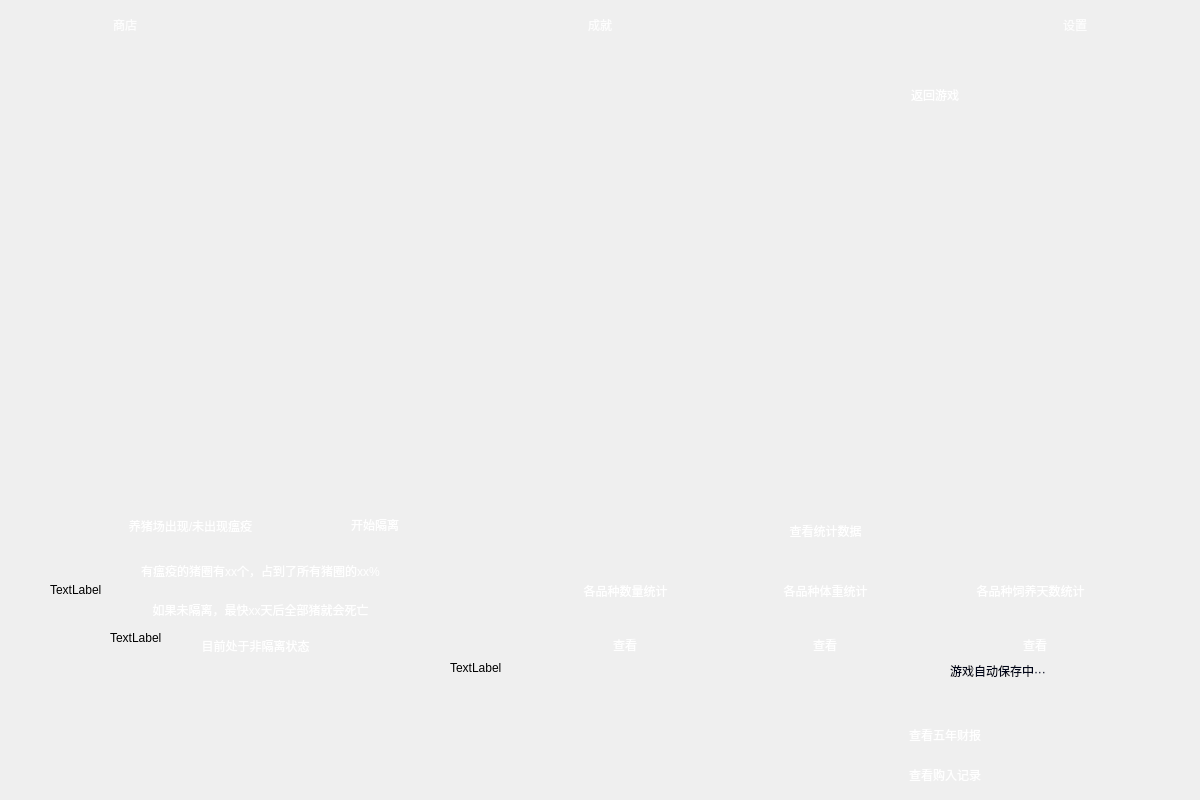
<?xml version="1.0" encoding="UTF-8"?>
<ui version="4.0">
 <class>PigGame</class>
 <widget class="QMainWindow" name="PigGame">
  <property name="geometry">
   <rect>
    <x>0</x>
    <y>0</y>
    <width>1200</width>
    <height>800</height>
   </rect>
  </property>
  <property name="windowTitle">
   <string>MainWindow</string>
  </property>
  <property name="styleSheet">
   <string notr="true"/>
  </property>
  <widget class="QWidget" name="centralwidget">
   <widget class="QLabel" name="backimg">
    <property name="geometry">
     <rect>
      <x>0</x>
      <y>0</y>
      <width>1200</width>
      <height>800</height>
     </rect>
    </property>
    <property name="styleSheet">
     <string notr="true">background-image: url(:/res/res/game3.jpg);</string>
    </property>
    <property name="text">
     <string/>
    </property>
   </widget>
   <widget class="QPushButton" name="btn_honor">
    <property name="geometry">
     <rect>
      <x>525</x>
      <y>0</y>
      <width>150</width>
      <height>50</height>
     </rect>
    </property>
    <property name="styleSheet">
     <string notr="true">background-image: url(:/res/res/startbtn/banzi.png);
font:25pt &quot;方正少儿简体&quot;;
color: rgb(253, 253, 253);</string>
    </property>
    <property name="text">
     <string>成就</string>
    </property>
    <property name="flat">
     <bool>true</bool>
    </property>
   </widget>
   <widget class="QPushButton" name="btn_config">
    <property name="geometry">
     <rect>
      <x>1000</x>
      <y>0</y>
      <width>150</width>
      <height>50</height>
     </rect>
    </property>
    <property name="styleSheet">
     <string notr="true">background-image: url(:/res/res/startbtn/banzi.png);
font:25pt &quot;方正少儿简体&quot;;
color: rgb(253, 253, 253);</string>
    </property>
    <property name="text">
     <string>设置</string>
    </property>
    <property name="flat">
     <bool>true</bool>
    </property>
   </widget>
   <widget class="QPushButton" name="btn_store">
    <property name="geometry">
     <rect>
      <x>50</x>
      <y>0</y>
      <width>150</width>
      <height>50</height>
     </rect>
    </property>
    <property name="styleSheet">
     <string notr="true">background-image: url(:/res/res/startbtn/banzi.png);
font:25pt &quot;方正少儿简体&quot;;
color: rgb(253, 253, 253);</string>
    </property>
    <property name="text">
     <string>商店</string>
    </property>
    <property name="flat">
     <bool>true</bool>
    </property>
   </widget>
   <widget class="QLabel" name="label_2">
    <property name="geometry">
     <rect>
      <x>200</x>
      <y>20</y>
      <width>800</width>
      <height>450</height>
     </rect>
    </property>
    <property name="styleSheet">
     <string notr="true">background-image: url(:/res/res/back_01.png);</string>
    </property>
    <property name="text">
     <string/>
    </property>
   </widget>
   <widget class="QPushButton" name="btn_nextpage">
    <property name="geometry">
     <rect>
      <x>1050</x>
      <y>220</y>
      <width>100</width>
      <height>100</height>
     </rect>
    </property>
    <property name="styleSheet">
     <string notr="true">background-image: url(:/res/res/startbtn/btn_b_over.png);</string>
    </property>
    <property name="text">
     <string/>
    </property>
    <property name="flat">
     <bool>true</bool>
    </property>
   </widget>
   <widget class="QPushButton" name="btn_frontpage">
    <property name="geometry">
     <rect>
      <x>50</x>
      <y>220</y>
      <width>100</width>
      <height>100</height>
     </rect>
    </property>
    <property name="styleSheet">
     <string notr="true">background-image: url(:/res/res/startbtn/btn_b_over_2.png);</string>
    </property>
    <property name="text">
     <string/>
    </property>
    <property name="flat">
     <bool>true</bool>
    </property>
   </widget>
   <widget class="QLabel" name="label_3">
    <property name="geometry">
     <rect>
      <x>50</x>
      <y>490</y>
      <width>1100</width>
      <height>200</height>
     </rect>
    </property>
    <property name="styleSheet">
     <string notr="true">background-image: url(:/res/res/mes_window.png);</string>
    </property>
    <property name="text">
     <string>TextLabel</string>
    </property>
   </widget>
   <widget class="QLabel" name="lb_tips">
    <property name="geometry">
     <rect>
      <x>50</x>
      <y>700</y>
      <width>1100</width>
      <height>100</height>
     </rect>
    </property>
    <property name="styleSheet">
     <string notr="true">background-image: url(:/res/res/mes_window_m.png);
font: 11pt &quot;方正粗圆简体&quot;;
color: rgb(0, 0, 0);</string>
    </property>
    <property name="text">
     <string/>
    </property>
   </widget>
   <widget class="QLabel" name="label_4">
    <property name="geometry">
     <rect>
      <x>110</x>
      <y>630</y>
      <width>68</width>
      <height>15</height>
     </rect>
    </property>
    <property name="text">
     <string>TextLabel</string>
    </property>
   </widget>
   <widget class="QLabel" name="lb_ill_arise">
    <property name="geometry">
     <rect>
      <x>90</x>
      <y>510</y>
      <width>201</width>
      <height>31</height>
     </rect>
    </property>
    <property name="styleSheet">
     <string notr="true">color: rgb(255, 255, 255);
font: 12pt &quot;方正粗圆简体&quot;;</string>
    </property>
    <property name="text">
     <string>养猪场出现/未出现瘟疫</string>
    </property>
    <property name="alignment">
     <set>Qt::AlignCenter</set>
    </property>
   </widget>
   <widget class="QPushButton" name="btn_geli">
    <property name="geometry">
     <rect>
      <x>310</x>
      <y>510</y>
      <width>130</width>
      <height>30</height>
     </rect>
    </property>
    <property name="styleSheet">
     <string notr="true">background-image: url(:/res/res/startbtn/btn_orange.png);
color: rgb(255, 255, 255);
font: 10pt &quot;方正少儿简体&quot;;</string>
    </property>
    <property name="text">
     <string>开始隔离</string>
    </property>
    <property name="flat">
     <bool>true</bool>
    </property>
   </widget>
   <widget class="QLabel" name="lb_ill_pigsty">
    <property name="geometry">
     <rect>
      <x>70</x>
      <y>560</y>
      <width>381</width>
      <height>21</height>
     </rect>
    </property>
    <property name="styleSheet">
     <string notr="true">color: rgb(255, 255, 255);
font: 10pt &quot;方正粗圆简体&quot;;</string>
    </property>
    <property name="text">
     <string>有瘟疫的猪圈有xx个，占到了所有猪圈的xx%</string>
    </property>
    <property name="alignment">
     <set>Qt::AlignCenter</set>
    </property>
   </widget>
   <widget class="QLabel" name="lb_health_day">
    <property name="geometry">
     <rect>
      <x>70</x>
      <y>630</y>
      <width>371</width>
      <height>31</height>
     </rect>
    </property>
    <property name="styleSheet">
     <string notr="true">color: rgb(255, 255, 255);
font: 10pt &quot;方正粗圆简体&quot;;</string>
    </property>
    <property name="text">
     <string>目前处于非隔离状态</string>
    </property>
    <property name="alignment">
     <set>Qt::AlignCenter</set>
    </property>
   </widget>
   <widget class="QLabel" name="lb_daed_day">
    <property name="geometry">
     <rect>
      <x>90</x>
      <y>600</y>
      <width>341</width>
      <height>20</height>
     </rect>
    </property>
    <property name="styleSheet">
     <string notr="true">color: rgb(255, 255, 255);
font: 10pt &quot;方正粗圆简体&quot;;</string>
    </property>
    <property name="text">
     <string>如果未隔离，最快xx天后全部猪就会死亡</string>
    </property>
    <property name="alignment">
     <set>Qt::AlignCenter</set>
    </property>
   </widget>
   <widget class="QLabel" name="lb_saveauto">
    <property name="geometry">
     <rect>
      <x>950</x>
      <y>660</y>
      <width>161</width>
      <height>21</height>
     </rect>
    </property>
    <property name="styleSheet">
     <string notr="true">color: rgb(0, 5, 25);
font: 9pt &quot;方正少儿简体&quot;;</string>
    </property>
    <property name="text">
     <string>游戏自动保存中···</string>
    </property>
   </widget>
   <widget class="QStackedWidget" name="stackedWidget">
    <property name="geometry">
     <rect>
      <x>220</x>
      <y>80</y>
      <width>721</width>
      <height>361</height>
     </rect>
    </property>
    <property name="currentIndex">
     <number>0</number>
    </property>
    <widget class="page1" name="page"/>
    <widget class="page2" name="page_2"/>
    <widget class="page3" name="page_3"/>
    <widget class="page4" name="page_4"/>
    <widget class="page5" name="page_5"/>
   </widget>
   <widget class="QPushButton" name="btn_viewmoneyall">
    <property name="geometry">
     <rect>
      <x>880</x>
      <y>720</y>
      <width>130</width>
      <height>30</height>
     </rect>
    </property>
    <property name="styleSheet">
     <string notr="true">background-image: url(:/res/res/startbtn/btn_orange.png);
color: rgb(255, 255, 255);
font: 10pt &quot;方正少儿简体&quot;;</string>
    </property>
    <property name="text">
     <string>查看五年财报</string>
    </property>
    <property name="flat">
     <bool>true</bool>
    </property>
   </widget>
   <widget class="QLabel" name="label">
    <property name="geometry">
     <rect>
      <x>450</x>
      <y>660</y>
      <width>68</width>
      <height>15</height>
     </rect>
    </property>
    <property name="text">
     <string>TextLabel</string>
    </property>
   </widget>
   <widget class="QPushButton" name="btn_buy_recoder">
    <property name="geometry">
     <rect>
      <x>880</x>
      <y>760</y>
      <width>130</width>
      <height>30</height>
     </rect>
    </property>
    <property name="styleSheet">
     <string notr="true">background-image: url(:/res/res/startbtn/btn_orange.png);
color: rgb(255, 255, 255);
font: 10pt &quot;方正少儿简体&quot;;</string>
    </property>
    <property name="text">
     <string>查看购入记录</string>
    </property>
    <property name="flat">
     <bool>true</bool>
    </property>
   </widget>
   <widget class="QLabel" name="lb_ill_arise_2">
    <property name="geometry">
     <rect>
      <x>690</x>
      <y>510</y>
      <width>271</width>
      <height>41</height>
     </rect>
    </property>
    <property name="styleSheet">
     <string notr="true">color: rgb(255, 255, 255);
font: 15pt &quot;方正粗圆简体&quot;;</string>
    </property>
    <property name="text">
     <string>查看统计数据</string>
    </property>
    <property name="alignment">
     <set>Qt::AlignCenter</set>
    </property>
   </widget>
   <widget class="QPushButton" name="btn_tj_number">
    <property name="geometry">
     <rect>
      <x>560</x>
      <y>630</y>
      <width>130</width>
      <height>30</height>
     </rect>
    </property>
    <property name="styleSheet">
     <string notr="true">background-image: url(:/res/res/startbtn/btn_orange.png);
color: rgb(255, 255, 255);
font: 10pt &quot;方正少儿简体&quot;;</string>
    </property>
    <property name="text">
     <string>查看</string>
    </property>
    <property name="flat">
     <bool>true</bool>
    </property>
   </widget>
   <widget class="QPushButton" name="btn_tj_days">
    <property name="geometry">
     <rect>
      <x>970</x>
      <y>630</y>
      <width>130</width>
      <height>30</height>
     </rect>
    </property>
    <property name="styleSheet">
     <string notr="true">background-image: url(:/res/res/startbtn/btn_orange.png);
color: rgb(255, 255, 255);
font: 10pt &quot;方正少儿简体&quot;;</string>
    </property>
    <property name="text">
     <string>查看</string>
    </property>
    <property name="flat">
     <bool>true</bool>
    </property>
   </widget>
   <widget class="QPushButton" name="btn_tj_weight">
    <property name="geometry">
     <rect>
      <x>760</x>
      <y>630</y>
      <width>130</width>
      <height>30</height>
     </rect>
    </property>
    <property name="styleSheet">
     <string notr="true">background-image: url(:/res/res/startbtn/btn_orange.png);
color: rgb(255, 255, 255);
font: 10pt &quot;方正少儿简体&quot;;</string>
    </property>
    <property name="text">
     <string>查看</string>
    </property>
    <property name="flat">
     <bool>true</bool>
    </property>
   </widget>
   <widget class="QLabel" name="lb_ill_arise_3">
    <property name="geometry">
     <rect>
      <x>490</x>
      <y>580</y>
      <width>271</width>
      <height>21</height>
     </rect>
    </property>
    <property name="styleSheet">
     <string notr="true">color: rgb(255, 255, 255);
font: 12pt &quot;方正粗圆简体&quot;;</string>
    </property>
    <property name="text">
     <string>各品种数量统计</string>
    </property>
    <property name="alignment">
     <set>Qt::AlignCenter</set>
    </property>
   </widget>
   <widget class="QLabel" name="lb_ill_arise_4">
    <property name="geometry">
     <rect>
      <x>930</x>
      <y>580</y>
      <width>201</width>
      <height>21</height>
     </rect>
    </property>
    <property name="styleSheet">
     <string notr="true">color: rgb(255, 255, 255);
font: 12pt &quot;方正粗圆简体&quot;;</string>
    </property>
    <property name="text">
     <string>各品种饲养天数统计</string>
    </property>
    <property name="alignment">
     <set>Qt::AlignCenter</set>
    </property>
   </widget>
   <widget class="QLabel" name="lb_ill_arise_5">
    <property name="geometry">
     <rect>
      <x>720</x>
      <y>580</y>
      <width>211</width>
      <height>21</height>
     </rect>
    </property>
    <property name="styleSheet">
     <string notr="true">color: rgb(255, 255, 255);
font: 12pt &quot;方正粗圆简体&quot;;</string>
    </property>
    <property name="text">
     <string>各品种体重统计</string>
    </property>
    <property name="alignment">
     <set>Qt::AlignCenter</set>
    </property>
   </widget>
   <widget class="QPushButton" name="btn_tj_days_2">
    <property name="geometry">
     <rect>
      <x>870</x>
      <y>80</y>
      <width>130</width>
      <height>30</height>
     </rect>
    </property>
    <property name="styleSheet">
     <string notr="true">background-image: url(:/res/res/startbtn/btn_orange.png);
color: rgb(255, 255, 255);
font: 10pt &quot;方正少儿简体&quot;;</string>
    </property>
    <property name="text">
     <string>返回游戏</string>
    </property>
    <property name="flat">
     <bool>true</bool>
    </property>
   </widget>
   <zorder>backimg</zorder>
   <zorder>btn_config</zorder>
   <zorder>btn_store</zorder>
   <zorder>label_2</zorder>
   <zorder>btn_nextpage</zorder>
   <zorder>btn_frontpage</zorder>
   <zorder>label_3</zorder>
   <zorder>lb_tips</zorder>
   <zorder>label_4</zorder>
   <zorder>btn_geli</zorder>
   <zorder>lb_saveauto</zorder>
   <zorder>lb_ill_arise</zorder>
   <zorder>lb_ill_pigsty</zorder>
   <zorder>lb_daed_day</zorder>
   <zorder>lb_health_day</zorder>
   <zorder>stackedWidget</zorder>
   <zorder>btn_honor</zorder>
   <zorder>btn_viewmoneyall</zorder>
   <zorder>label</zorder>
   <zorder>btn_buy_recoder</zorder>
   <zorder>lb_ill_arise_2</zorder>
   <zorder>btn_tj_number</zorder>
   <zorder>btn_tj_days</zorder>
   <zorder>btn_tj_weight</zorder>
   <zorder>lb_ill_arise_3</zorder>
   <zorder>lb_ill_arise_4</zorder>
   <zorder>lb_ill_arise_5</zorder>
   <zorder>btn_tj_days_2</zorder>
  </widget>
 </widget>
 <customwidgets>
  <customwidget>
   <class>page1</class>
   <extends>QWidget</extends>
   <header>page1.h</header>
   <container>1</container>
  </customwidget>
  <customwidget>
   <class>page2</class>
   <extends>QWidget</extends>
   <header>page2.h</header>
   <container>1</container>
  </customwidget>
  <customwidget>
   <class>page3</class>
   <extends>QWidget</extends>
   <header>page3.h</header>
   <container>1</container>
  </customwidget>
  <customwidget>
   <class>page4</class>
   <extends>QWidget</extends>
   <header>page4.h</header>
   <container>1</container>
  </customwidget>
  <customwidget>
   <class>page5</class>
   <extends>QWidget</extends>
   <header>page5.h</header>
   <container>1</container>
  </customwidget>
 </customwidgets>
 <resources/>
 <connections/>
</ui>
